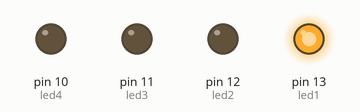
A program run on a simulated Arduino Mega 2560, built with avr-gcc and run on an emulated ATmega2560. Shown: output pins drawn as LEDs (lit = HIGH). At 15.0 s the program stops and its outputs stay as they are.

Above: at 0.1 s.
At 3.1 s:
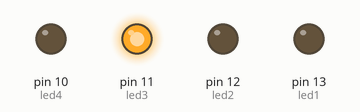
At 5.1 s:
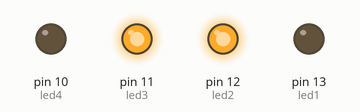
At 7.1 s:
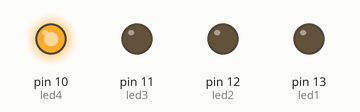
At 11.1 s:
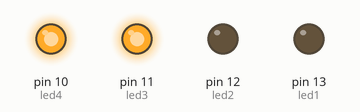
At 15.1 s:
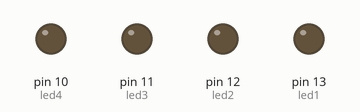
Timing chart, 0 to 16.5 s (numbered marks = the images above):
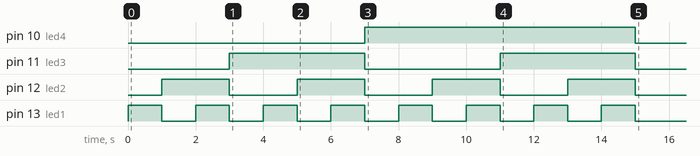

The program:

main.cpp
```cpp
#include <Arduino.h>

//Binary Counter (0-15)

int led1 = 13;
int led2 = 12;
int led3 = 11;
int led4 = 10;
int del = 1000;

void setup() {
  pinMode(13, OUTPUT);
  pinMode(12, OUTPUT);
  pinMode(11, OUTPUT);
  pinMode(10, OUTPUT);

}

void loop() {
  digitalWrite(led1, HIGH);
  delay(del);
  digitalWrite(led1, LOW);

  digitalWrite(led2, HIGH);
  delay(del);
  digitalWrite(led2, LOW);

  digitalWrite(led1, HIGH);
  digitalWrite(led2, HIGH);
  delay(del);
  digitalWrite(led1, LOW);
  digitalWrite(led2, LOW);

   digitalWrite(led3, HIGH);
   delay(del);
   digitalWrite(led3, LOW);

  digitalWrite(led1, HIGH);
  digitalWrite(led3, HIGH);
  delay(del);
  digitalWrite(led1, LOW);
  digitalWrite(led3, LOW);


  digitalWrite(led3, HIGH);
  digitalWrite(led2, HIGH);

  delay(del);
  digitalWrite(led3, LOW);
    digitalWrite(led2, LOW);


  digitalWrite(led1, HIGH);
  digitalWrite(led2, HIGH);
  digitalWrite(led3, HIGH);
  delay(del);
  digitalWrite(led1, LOW);
  digitalWrite(led2, LOW);
  digitalWrite(led3, LOW);


  digitalWrite(led4, HIGH);
  delay(del);
  digitalWrite(led4, LOW);

digitalWrite(led4, HIGH);
digitalWrite(led1, HIGH);

  delay(del);
  digitalWrite(led4, LOW);
  digitalWrite(led1, LOW);


digitalWrite(led4, HIGH);
digitalWrite(led2, HIGH);

  delay(del);
  digitalWrite(led4, LOW);
  digitalWrite(led2, LOW);


digitalWrite(led4, HIGH);
digitalWrite(led2, HIGH);
digitalWrite(led1, HIGH);

  delay(del);
  digitalWrite(led4, LOW);
  digitalWrite(led2, LOW);
  digitalWrite(led1, LOW);


digitalWrite(led4, HIGH);
digitalWrite(led3, HIGH);
  delay(del);
  digitalWrite(led4, LOW);
  digitalWrite(led3, LOW);


digitalWrite(led4, HIGH);
digitalWrite(led3, HIGH);
digitalWrite(led1, HIGH);

  delay(del);
  digitalWrite(led4, LOW);
  digitalWrite(led3, LOW);
  digitalWrite(led1, LOW);

digitalWrite(led4, HIGH);
digitalWrite(led3, HIGH);
digitalWrite(led2, HIGH);

  delay(del);
  digitalWrite(led4, LOW);
  digitalWrite(led3, LOW);
  digitalWrite(led2, LOW);


digitalWrite(led4, HIGH);
digitalWrite(led3, HIGH);
digitalWrite(led2, HIGH);
digitalWrite(led1, HIGH);

  delay(del);
  digitalWrite(led4, LOW);
  digitalWrite(led3, LOW);
  digitalWrite(led2, LOW);
digitalWrite(led1, LOW);

exit(0);

}
```

Measured:
- by itself, pin 10 (led4): LOW → HIGH at 7.0 s, → LOW 8.0 s later
- by itself, pin 11 (led3): alternates HIGH for 4.0 s and LOW for 4.0 s
- by itself, pin 12 (led2): alternates HIGH for 2.0 s and LOW for 2.0 s
- by itself, pin 13 (led1): alternates HIGH for 1.0 s and LOW for 1.0 s
